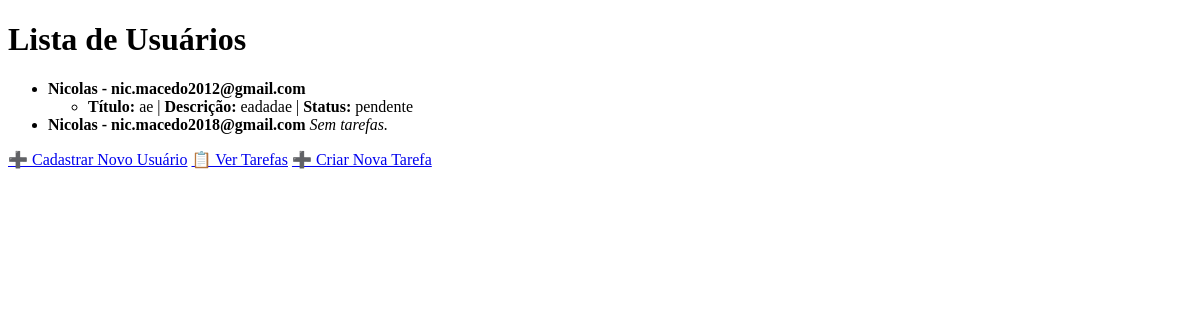
Before: / with the older database file.
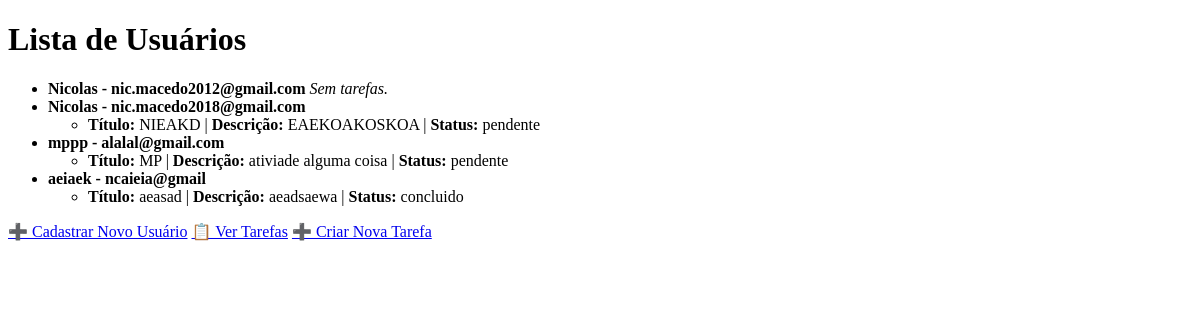
After: the same page with the newer database file.
### models/user.py (models this page shows, shortened)
class User(db.Model):
    __tablename__ = 'users'
    id = db.Column(db.Integer, primary_key=True)
    name = db.Column(db.String(100), nullable=False)
    email = db.Column(db.String(100), unique=True, nullable=False)
    tasks = db.relationship('Task', back_populates='user', cascade='all, delete-orphan')

### models/task.py (models this page shows, shortened)
class Task(db.Model):
    id = db.Column(db.Integer, primary_key=True)
    title = db.Column(db.String(100), nullable=False)
    description = db.Column(db.String(200), nullable=True)
    status = db.Column(db.String(50), nullable=False, default='pendente')
    user_id = db.Column(db.Integer, db.ForeignKey('users.id'), nullable=False)
    user = db.relationship('User', back_populates='tasks')

### controllers/user_controller.py (the view)
    @staticmethod
    def index():
        users = User.query.all()
        return render_template('index.html', users=users)

### view/templates/index.html (shortened to what this page needs)
<!DOCTYPE html>
<html lang="pt-BR">
<head>
</head>
<body>
    <h1>Lista de Usuários</h1>
    {% if users %}
        <ul>
            {% for user in users %}
                <li>
                    <strong>{{ user.name }} - {{ user.email }}</strong>
                    {% if user.tasks %}
                        <ul>
                            {% for task in user.tasks %}
                                <li>
                                    <b>Título:</b> {{ task.title }} |
                                    <b>Descrição:</b> {{ task.description }} |
                                    <b>Status:</b> {{ task.status }}
                                </li>
                            {% endfor %}
                        </ul>
                    {% else %}
                        <em>Sem tarefas.</em>
                    {% endif %}
                </li>
            {% endfor %}
        </ul>
    {% else %}
        <p>Nenhum usuário cadastrado ainda.</p>
    {% endif %}
    <a href="{{ url_for('contact') }}">➕ Cadastrar Novo Usuário</a>
    <a href="{{ url_for('list_tasks') }}">📋 Ver Tarefas</a>
    <a href="{{ url_for('create_task') }}">➕ Criar Nova Tarefa</a>
</body>
</html>

Changed rows visible on the page:
removed Task: title "ae", description "eadadae", status "pendente", shown under User "nic.macedo2012@gmail.com"
shown differently, row unchanged: User "nic.macedo2012@gmail.com": now shows "Sem tarefas."
shown differently, row unchanged: User "nic.macedo2018@gmail.com": no longer shows "Sem tarefas."
added Task: title "NIEAKD", description "EAEKOAKOSKOA", status "pendente", shown under User "nic.macedo2018@gmail.com"
added User: name "mppp", email "alalal@gmail.com"
added Task: title "MP", description "ativiade alguma coisa", status "pendente", shown under "mppp"
added User: name "aeiaek", email "ncaieia@gmail"
added Task: title "aeasad", description "aeadsaewa", status "concluido", shown under "aeiaek"
